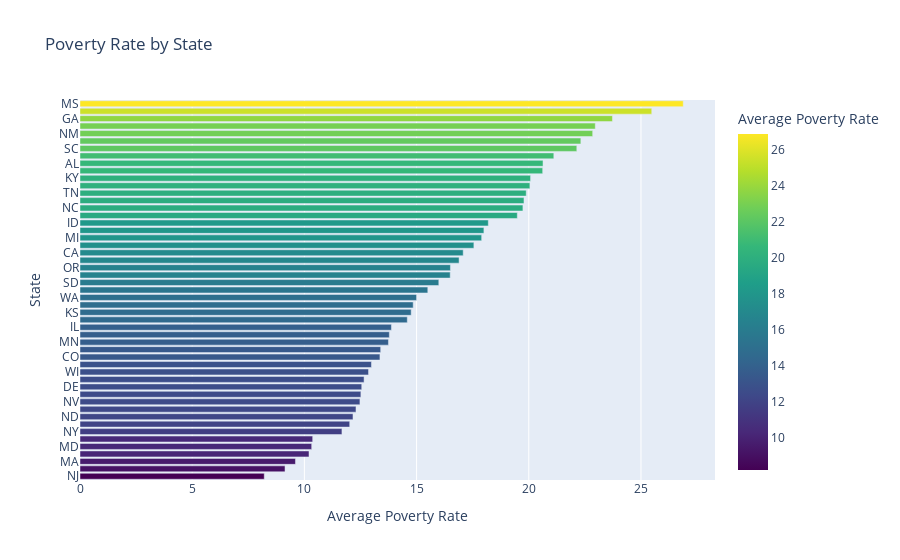

Here is the notebook cell this chart was saved with:
### Code cell
px.bar(poverty_by_state,
    orientation='h',
    x='poverty_rate',
    y='Geographic Area',
    title='Poverty Rate by State',
    color='poverty_rate',
    color_continuous_scale='Viridis',
    labels={'poverty_rate': 'Average Poverty Rate', 'Geographic Area': 'State'}).show()

### Figure 1 — Plotly figure (JSON) as saved in the notebook; plotly's stock layout.template omitted (floating-point values rounded to 4 significant figures)
{"data": [{"alignmentgroup": "True", "hovertemplate": "Average Poverty Rate=%{marker.color}<br>State=%{y}<extra></extra>", "legendgroup": "", "marker": {"color": [8.211, 9.137, 9.602, 10.21, 10.33, 10.37, 11.67, 12.02, 12.17, 12.3, 12.48, 12.52, 12.56, 12.66, 12.86, 12.99, 13.37, 13.4, 13.75, 13.79, 13.88, 14.59, 14.76, 14.85, 15.0, 15.5, 15.99, 16.5, 16.51, 16.89, 17.08, 17.55, 17.9, 18, 18.2, 19.49, 19.74, 19.79, 19.89, 20.05, 20.08, 20.62, 20.64, 21.12, 22.14, 22.32, 22.85, 22.96, 23.73, 25.48, 26.88], "coloraxis": "coloraxis", "pattern": {"shape": ""}}, "name": "", "offsetgroup": "", "orientation": "h", "showlegend": false, "textposition": "auto", "type": "bar", "x": [8.211, 9.137, 9.602, 10.21, 10.33, 10.37, 11.67, 12.02, 12.17, 12.3, 12.48, 12.52, 12.56, 12.66, 12.86, 12.99, 13.37, 13.4, 13.75, 13.79, 13.88, 14.59, 14.76, 14.85, 15.0, 15.5, 15.99, 16.5, 16.51, 16.89, 17.08, 17.55, 17.9, 18, 18.2, 19.49, 19.74, 19.79, 19.89, 20.05, 20.08, 20.62, 20.64, 21.12, 22.14, 22.32, 22.85, 22.96, 23.73, 25.48, 26.88], "xaxis": "x", "y": ["NJ", "CT", "MA", "WY", "MD", "RI", "NY", "UT", "ND", "IA", "NV", "PA", "DE", "NH", "WI", "NE", "CO", "HI", "MN", "VT", "IL", "VA", "KS", "OH", "WA", "IN", "SD", "MT", "OR", "ME", "CA", "FL", "MI", "DC", "ID", "AK", "NC", "TX", "TN", "MO", "KY", "OK", "AL", "WV", "SC", "LA", "NM", "AR", "GA", "AZ", "MS"], "yaxis": "y"}], "layout": {"barmode": "relative", "coloraxis": {"colorbar": {"title": {"text": "Average Poverty Rate"}}, "colorscale": [[0, "#440154"], [0.1111, "#482878"], [0.2222, "#3e4989"], [0.3333, "#31688e"], [0.4444, "#26828e"], [0.5556, "#1f9e89"], [0.6667, "#35b779"], [0.7778, "#6ece58"], [0.8889, "#b5de2b"], [1, "#fde725"]]}, "legend": {"tracegroupgap": 0}, "title": {"text": "Poverty Rate by State"}, "xaxis": {"anchor": "y", "domain": [0, 1], "title": {"text": "Average Poverty Rate"}}, "yaxis": {"anchor": "x", "domain": [0, 1], "title": {"text": "State"}}}}
